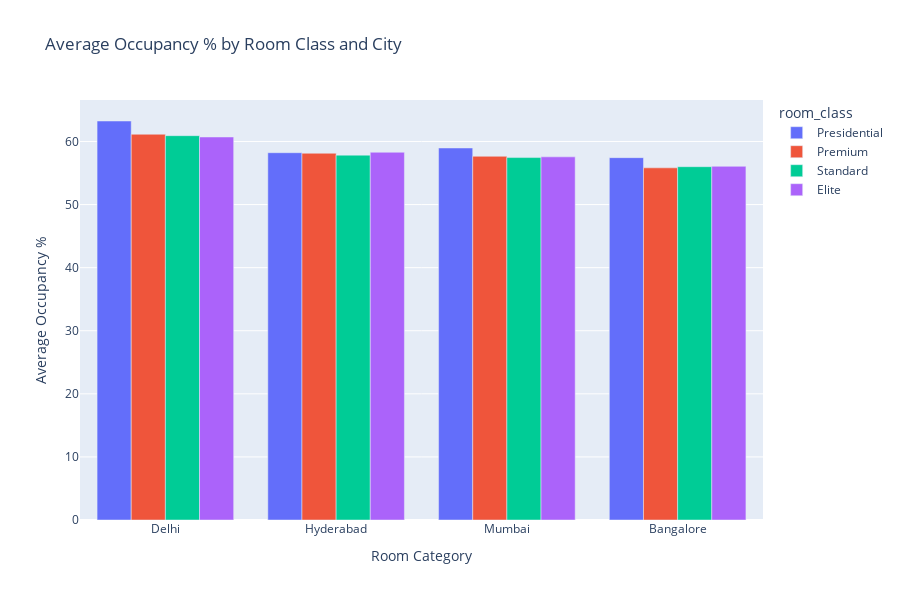

Notebook code cell kept with this figure:
### Code cell
fig = px.bar(
    city_room_occ,
    x='city',
    y='occ_pct',
    color='room_class',
    barmode='group',
    title='Average Occupancy % by Room Class and City',
    labels={'occ_pct': 'Average Occupancy %', 'room_category': 'Room Class', 'city': 'City'}
)
fig.update_layout(
    xaxis_title='Room Category',
    yaxis_title='Average Occupancy %',
    height=600,
    width=900
)

fig.show()

### Figure 1 — Plotly figure (JSON) as saved in the notebook; plotly's stock layout.template omitted (floating-point values rounded to 4 significant figures)
{"data": [{"alignmentgroup": "True", "hovertemplate": "room_class=Presidential<br>City=%{x}<br>Average Occupancy %=%{y}<extra></extra>", "legendgroup": "Presidential", "marker": {"color": "#636efa", "pattern": {"shape": ""}}, "name": "Presidential", "offsetgroup": "Presidential", "orientation": "v", "showlegend": true, "textposition": "auto", "type": "bar", "x": ["Delhi", "Hyderabad", "Mumbai", "Bangalore"], "xaxis": "x", "y": [63.25, 58.22, 58.97, 57.44], "yaxis": "y"}, {"alignmentgroup": "True", "hovertemplate": "room_class=Premium<br>City=%{x}<br>Average Occupancy %=%{y}<extra></extra>", "legendgroup": "Premium", "marker": {"color": "#EF553B", "pattern": {"shape": ""}}, "name": "Premium", "offsetgroup": "Premium", "orientation": "v", "showlegend": true, "textposition": "auto", "type": "bar", "x": ["Delhi", "Hyderabad", "Mumbai", "Bangalore"], "xaxis": "x", "y": [61.15, 58.13, 57.65, 55.82], "yaxis": "y"}, {"alignmentgroup": "True", "hovertemplate": "room_class=Standard<br>City=%{x}<br>Average Occupancy %=%{y}<extra></extra>", "legendgroup": "Standard", "marker": {"color": "#00cc96", "pattern": {"shape": ""}}, "name": "Standard", "offsetgroup": "Standard", "orientation": "v", "showlegend": true, "textposition": "auto", "type": "bar", "x": ["Delhi", "Hyderabad", "Mumbai", "Bangalore"], "xaxis": "x", "y": [60.92, 57.83, 57.45, 56.0], "yaxis": "y"}, {"alignmentgroup": "True", "hovertemplate": "room_class=Elite<br>City=%{x}<br>Average Occupancy %=%{y}<extra></extra>", "legendgroup": "Elite", "marker": {"color": "#ab63fa", "pattern": {"shape": ""}}, "name": "Elite", "offsetgroup": "Elite", "orientation": "v", "showlegend": true, "textposition": "auto", "type": "bar", "x": ["Delhi", "Hyderabad", "Mumbai", "Bangalore"], "xaxis": "x", "y": [60.71, 58.29, 57.56, 56.07], "yaxis": "y"}], "layout": {"barmode": "group", "height": 600, "legend": {"title": {"text": "room_class"}, "tracegroupgap": 0}, "title": {"text": "Average Occupancy % by Room Class and City"}, "width": 900, "xaxis": {"anchor": "y", "domain": [0, 1], "title": {"text": "Room Category"}}, "yaxis": {"anchor": "x", "domain": [0, 1], "title": {"text": "Average Occupancy %"}}}}
